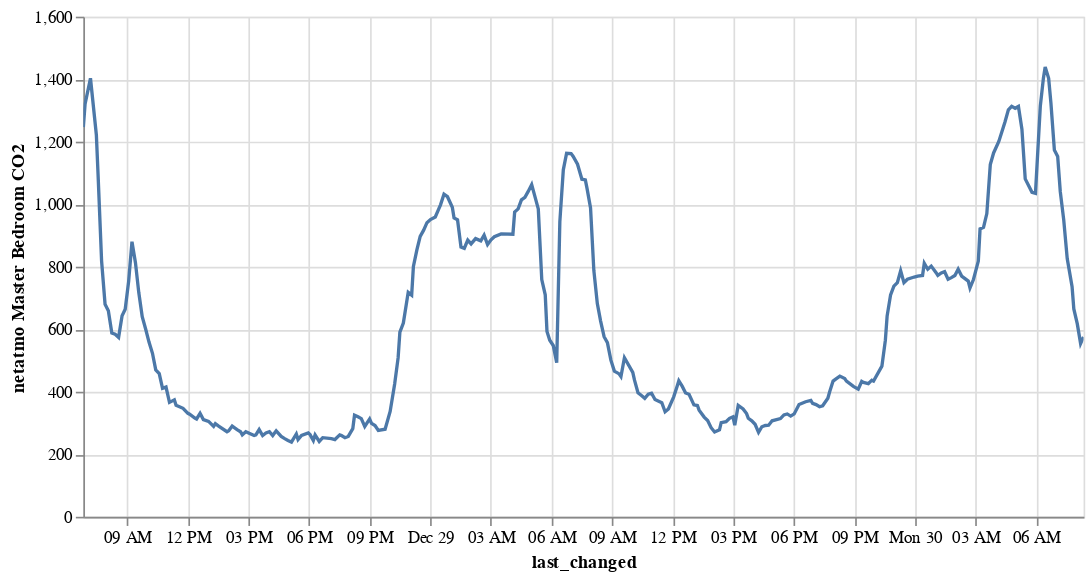

Notebook code cell kept with this figure:
### Code cell
alt.Chart(data).mark_line().encode(
    x='last_changed',
    y=alt.Y('state', title=data.iloc[0]['friendly_name']),
  #  color='entity_name',
    tooltip=['entity_name', 'state', 'last_changed']
).properties(
    width=600,
    height=300
).interactive()

### Figure 1 — Vega-Lite specification as saved in the notebook (floating-point values rounded to 4 significant figures; data arrays with more than 128 entries replaced by an {"elided": "..."} marker saying what was removed)
{"$schema": "https://vega.github.io/schema/vega-lite/v3.4.0.json", "config": {"mark": {"tooltip": null}, "view": {"height": 300, "width": 400}}, "data": {"name": "data-dc4bd4ac31c686b6f018d120760de391"}, "datasets": {"data-dc4bd4ac31c686b6f018d120760de391": {"elided": "275 records"}}, "encoding": {"tooltip": [{"field": "entity_name", "type": "nominal"}, {"field": "state", "type": "quantitative"}, {"field": "last_changed", "type": "temporal"}], "x": {"field": "last_changed", "type": "temporal"}, "y": {"field": "state", "title": "netatmo Master Bedroom CO2", "type": "quantitative"}}, "height": 300, "mark": "line", "selection": {"selector001": {"bind": "scales", "encodings": ["x", "y"], "type": "interval"}}, "width": 600}
